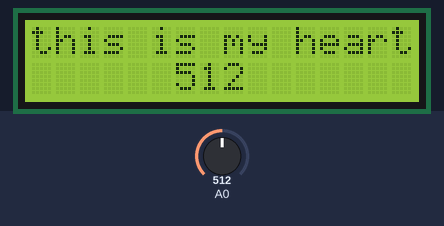
Bench run of a sketch on a simulated Arduino Uno, built with avr-gcc and run on an emulated ATmega328P. Shown: 16×2 character LCD. Inputs (shaded band) come from the test bench; at power-on: A0 = 512. What the sketch prints to the serial monitor is not drawn.

Above: at 1.2 s.
1.3 s: A0 set to 987
At 2.3 s:
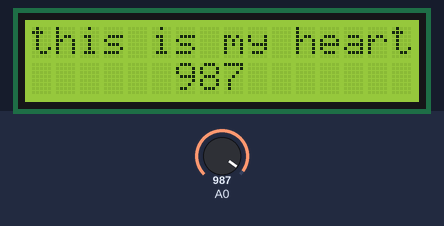
3.5 s: A0 set to 1009
At 4.4 s:
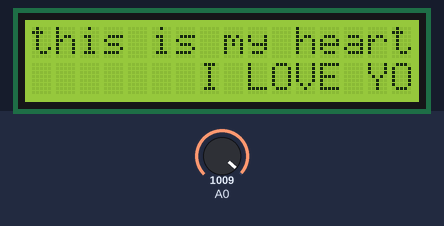
5.5 s: A0 set to 990
At 6.5 s:
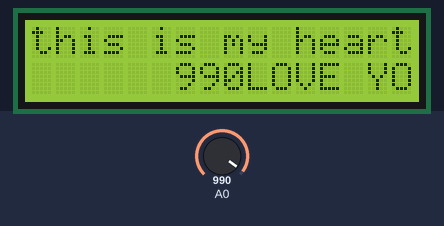
7.6 s: A0 set to 1010
At 8.5 s:
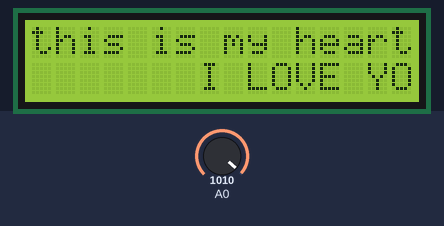
Timing chart, 0 to 10.6 s (numbered marks = the images above; inputs shaded):
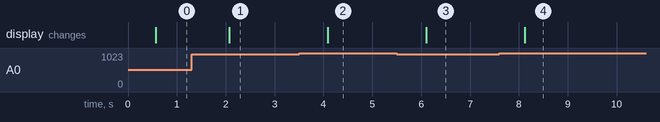

The sketch:

lcd_control.ino
```cpp
#include <LiquidCrystal.h>
LiquidCrystal lcd(12, 11, 5, 4, 3, 2);

void setup(){
    Serial.begin(9600);
    lcd.begin(16,2);
}

void loop() {
    int vr;
    vr=analogRead(A0);
    Serial.println(vr);
    delay(500);
    lcd.setCursor(0,0);
    lcd.print("this is my heart");
    lcd.setCursor(5,1);
    if(vr<10) {lcd.print("   "); lcd.print(vr);}
    else if(vr<100) {lcd.print("  "); lcd.print(vr);}
    else if(vr<1000){lcd.print(" "); lcd.print(vr);}
    else {lcd.print("  ");lcd.print("I LOVE YOU");}

    /*
    lcd.setCursor(0,0);
    lcd.print(vr);
    lcd.setCursor(5,0);
    lcd.print(vr,OCT);
    lcd.setCursor(0,1);
    lcd.print(vr,BIN);
    lcd.setCursor(5,1);
    lcd.print(vr,HEX);
  */
}
```

Measured:
- the behaviour switches between 999 and 1000 on A0 (found by bisection; images 1 and 2)
- after the input at 1.3 s, the display: changes after 0.78 s (image 1)
- after the input at 3.5 s, the display: changes after 0.59 s (image 2)
- after the input at 5.5 s, the display: changes after 0.61 s (image 3)
- after the input at 7.6 s, the display: changes after 0.52 s (image 4)
